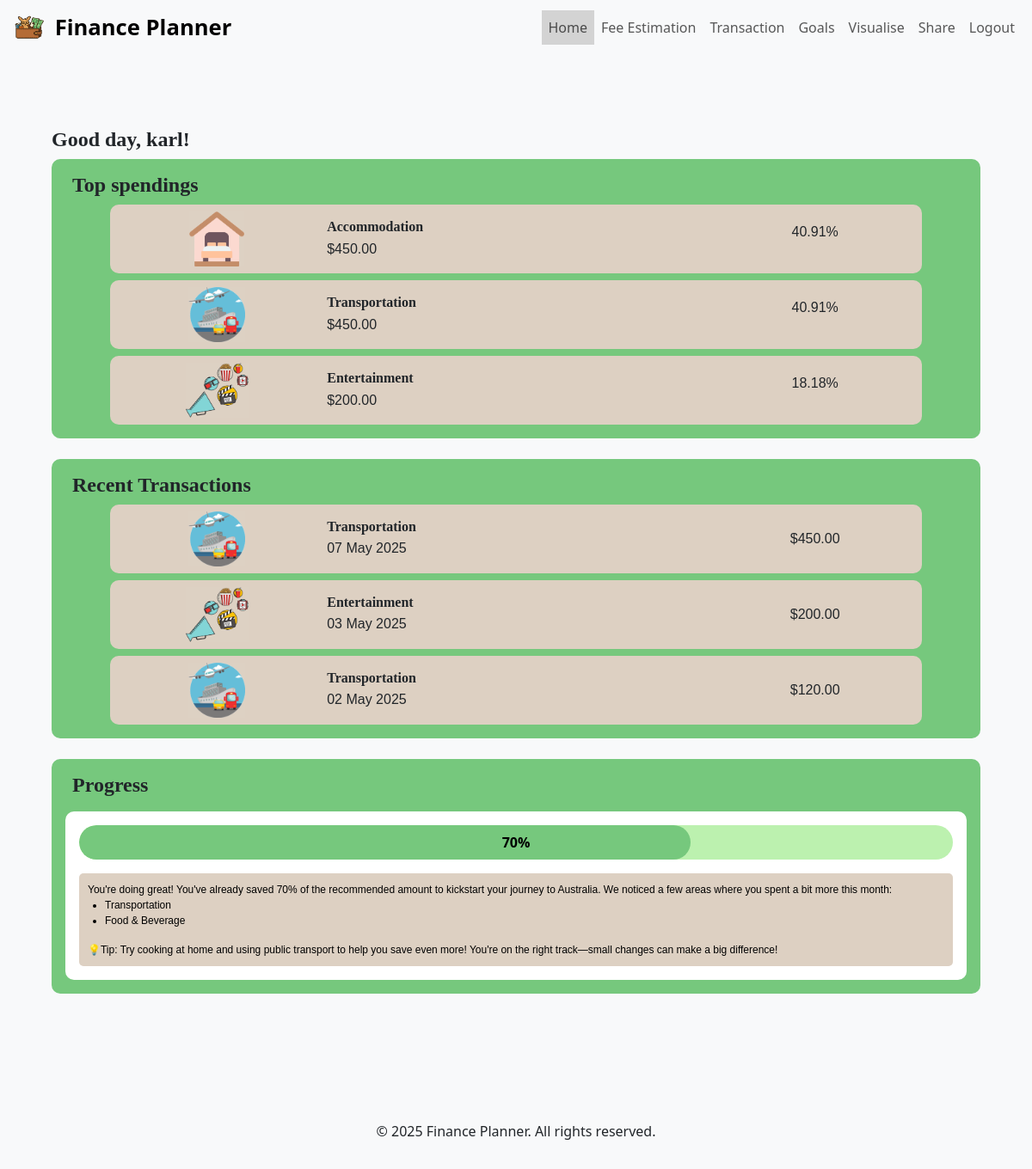
Page / (signed in) on the earlier database version.
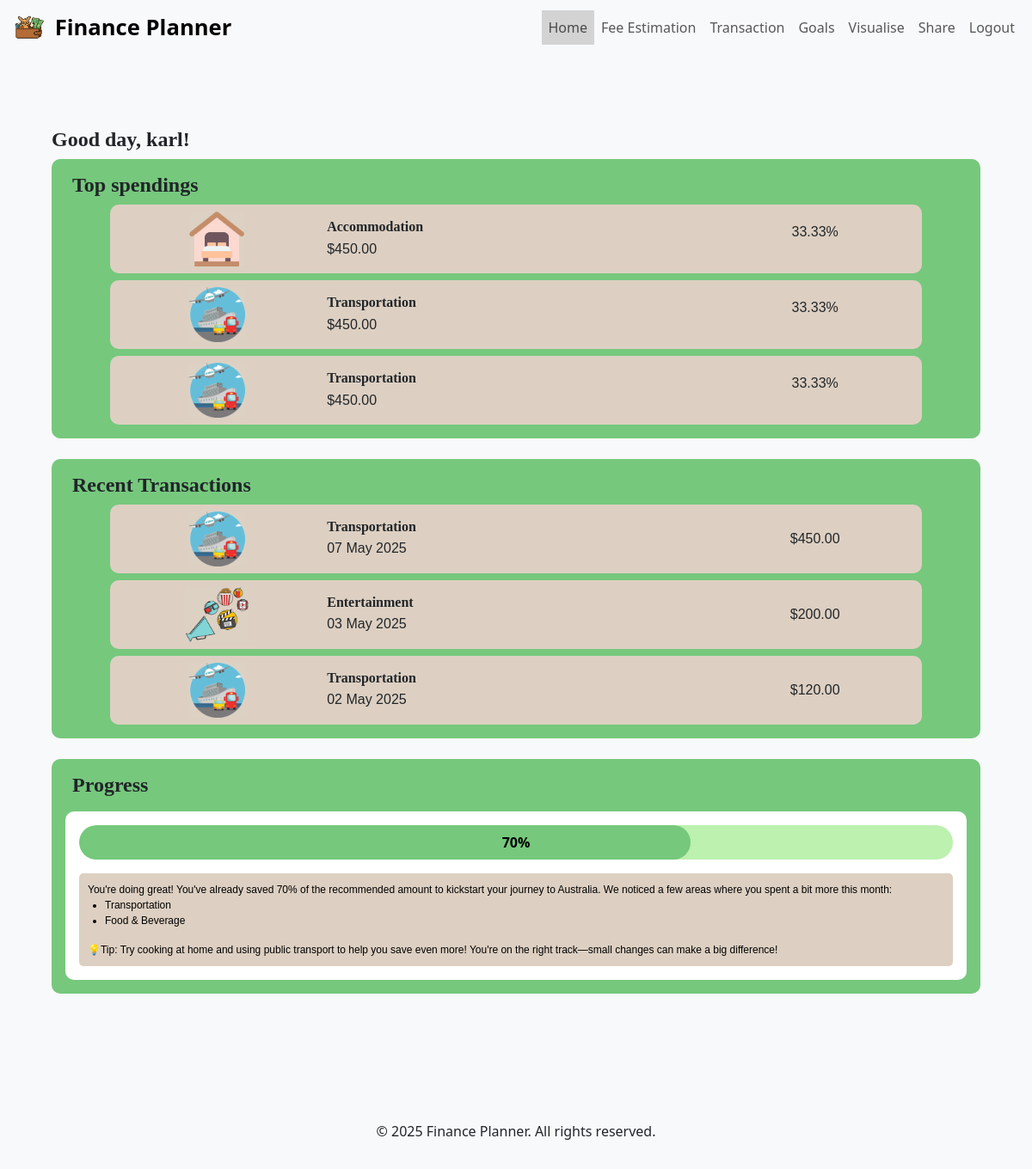
Same page on the later database version.
### app/models/user.py (models this page shows, shortened)
class User(db.Model, UserMixin):
    __tablename__ = "users"
    id = db.Column(db.Integer, primary_key=True)
    username = db.Column(db.String(80), unique=True, nullable=False)
    email = db.Column(db.String(120), unique=True, nullable=False)
    password = db.Column(db.String(120), nullable=False)
    gender = db.Column(db.String(10), nullable=True)
    role = db.Column(db.String(20), default="user")
    spendings = db.relationship("Spending", backref="user", lazy=True)
    goals = db.relationship("Goal", backref="user", lazy=True)
    posts = db.relationship("Post", backref="author", lazy=True)

### app/models/spending.py (models this page shows, shortened)
class Spending(db.Model):
    __tablename__ = "spendings"
    id = db.Column(db.Integer, primary_key=True)
    user_id = db.Column(db.Integer, db.ForeignKey("users.id"), nullable=False)
    amount = db.Column(db.Float, nullable=False)
    date = db.Column(db.DateTime, nullable=False)
    description = db.Column(db.String(200))
    category_id = db.Column(db.Integer, db.ForeignKey("categories.id"), nullable=False)
    @staticmethod
    def get_3_largest_spendings(user_id, limit=3):
        spendings = (
            Spending.query.filter_by(user_id=user_id)
            .order_by(Spending.amount.desc())
            .limit(limit)
            .all()
        )
        return spendings  # Always return a list
    @staticmethod
    def get_3_most_recent_transactions(user_id, limit=3):
        transactions = (
            Spending.query.filter_by(user_id=user_id)
            .order_by(Spending.date.desc())
            .limit(limit)
            .all()
        )
        return transactions  # Always return a list

### app/models/categories.py (models this page shows, shortened)
class Category(db.Model):
    __tablename__ = "categories"
    id = db.Column(db.Integer, primary_key=True)
    category = db.Column(db.String(50), nullable=False, unique=False)
    budget = db.Column(db.Float, nullable=False)
    lifestyle = db.Column(db.String(20), nullable=False)
    icon = db.Column(db.String(100), nullable=True)  # Optional image URL
    spendings = db.relationship("Spending", backref="category", lazy=True)

### app/routes/main.py (the view)
@bp.route("/")
def index():
    top_spendings = []
    recent_transactions = []
    username = None
    total = 0  # Initialize total to ensure it's always defined
    if current_user.is_authenticated:
        username = current_user.username
        top_spendings = Spending.get_3_largest_spendings(current_user.id)
        recent_transactions = Spending.get_3_most_recent_transactions(current_user.id)
        total = sum(spend.amount for spend in top_spendings)
    return render_template(
        "index.html",
        username=username,
        top_spendings=top_spendings,
        recent_transactions=recent_transactions,
        total=total
    )

### app/templates/index.html (shortened to what this page needs)
{% extends "base.html" %}
{% block content %}
    <section>
        {% if current_user.is_authenticated %}
        <h1 class="header_font">
            <strong> Good day, {{username}}!  </strong>
        </h1>
        {% endif %}
    </section>
    <section>
        {% if current_user.is_authenticated %}
        <div class="container-fluid mb-4" style="background-color: #76c87d; border-radius: 10px; padding: 1rem;">
            <h2 class="header_font ms-2">
                <strong>Top spendings</strong>
            </h2>
            {% if top_spendings %}
                {% for spend in top_spendings %}
                <div class="row justify-content-center align-items-center mx-auto mt-2"
                    style="background-color: #ddd0c2; width: 90%; border-radius: 10px; padding: 0.5rem;">
                    <div class="col-3 d-flex align-items-center justify-content-center" style="padding: 0;">
                        <img
                            src="{{ url_for('static', filename='image/icon/' + spend.category.icon) }}"
                            alt="{{ spend.category.category }}"
                            style="max-height: 4rem;"
                        >
                    </div>
                    <div class="col-6 d-flex flex-column justify-content-center">
                        <h3 class="header_font mb-1 fs-6 smaller_font">
                            <strong>{{ spend.category.category }}</strong>
                        </h3>
                        <p class="text_font mb-0 fs-6 smaller_font">
                            ${{ '%.2f'|format(spend.amount) }}
                        </p>
                    </div>
                    <div class="col-3 d-flex align-items-center justify-content-center text_font fs-6 smaller_font">
                        {% if total and total > 0 %}
                            <p>{{ '%.2f'|format((spend.amount / total) * 100) }}%</p>
                        {% else %}
                            <p>N/A</p>
                        {% endif %}
                    </div>
                </div>
                {% endfor %}
            {% else %}
                <p class="text-center text_font mt-3 fs-5">No spendings available to display.</p>
            {% endif %}
        </div>
        {% endif %}
    </section>
    <section>
        {% if current_user.is_authenticated %}
        <div class="container-fluid mb-4" style="background-color: #76c87d; border-radius: 10px; padding: 1rem;">
            <h2 class="header_font ms-2">
                <strong>Recent Transactions</strong>
            </h2>
            {% if recent_transactions and recent_transactions|length > 0 %}
                {% for transaction in recent_transactions %}
                <div class="row justify-content-center align-items-center mx-auto mt-2"
                     style="background-color: #ddd0c2; width: 90%; border-radius: 10px; padding: 0.5rem;">
                    <div class="col-3 d-flex align-items-center justify-content-center" style="padding: 0;">
                        <img
                            src="{{ url_for('static', filename='image/icon/' + transaction.category.icon) }}"
                            alt="{{ transaction.category.category }}"
                            style="max-height: 4rem;"
                        >
                    </div>
                    <div class="col-6 d-flex flex-column justify-content-center">
                        <h3 class="header_font mb-1 fs-6 smaller_font">
                            <strong>{{ transaction.category.category }}</strong>
                        </h3>
                        <p class="text_font mb-0 fs-6 smaller_font">
                            {{ transaction.date.strftime('%d %B %Y') }}
                        </p>
                    </div>
                    <div class="col-3 d-flex align-items-center justify-content-center text_font fs-6 smaller_font">
                        ${{ '%.2f'|format(transaction.amount) }}
                    </div>
                </div>
                {% endfor %}
            {% else %}
                <p class="text-center text_font mt-3 fs-5">No recent transactions available.</p>
            {% endif %}
        </div>
        {% endif %}
    </section>
    <section>
        {% if current_user.is_authenticated %}
        <div class="container-fluid mb-4" style="background-color: #76c87d; border-radius: 10px; padding: 1rem;">
            <h2 class="header_font ms-2">
                <strong>Progress</strong>
            </h2>
            <div class="container mx-auto mt-3" style="background-color: white; border-radius: 10px; padding: 1rem;">
                <div class="custom-progress mb-3">
                    <div class="custom-progress-fill" style="width: 70%;"></div>
                    <span class="custom-progress-text">70%</span>
                </div>
                <div class="text_font" style="text-align: justify; color: black; background-color: #ddd0c2; border-radius: 5px;padding: 10px;">
                    You're doing great! You've already saved <span>70%</span>  of the recommended amount to kickstart your journey to Australia.
                    We noticed a few areas where you spent a bit more this month:
                    <ul style="list-style-type: disc; padding-left: 20px;">
                        <li>Transportation</li>
                        <li>Food & Beverage</li>
                    </ul>
                    💡Tip: Try cooking at home and using public transport to help you save even more!
                    You're on the right track—small changes can make a big difference!
                </div>
            </div>
        </div>
        {% endif %}
    </section>
{% endblock %}

### app/templates/base.html (shortened to what this page needs)
<!DOCTYPE html>
<html lang="en">
<head>
    <link href="https://cdn.jsdelivr.net/npm/bootstrap@5.3.0/dist/css/bootstrap.min.css" rel="stylesheet">
    <link rel="stylesheet" href="{{ url_for('static', filename='css/style.css') }}">
    {% set scripts = ['js/behaviour.js', 'js/share.js', 'js/upload.js', 'js/visualise.js'] %}
</head>
<body>
    <nav class="navbar navbar-expand-lg navbar-light bg-light" style="margin-bottom: 0px;">
        <div class="container-fluid">
            <a class="navbar-brand" href="{{ url_for('main.index') }}" style="font-size: 1.6rem;">
                <img src="{{ url_for('static', filename='image/logo.png') }}" alt="logo" width="45" height="36" class="d-inline-block align-text-top">
                Finance Planner
            </a>
            <div class="navbar-collapse collapse" id="navbarNav">
                <ul class="navbar-nav ms-auto">
                    <li class="nav-item {% if request.endpoint=='main.index' %}myActive{% endif %}"><a class="nav-link" href="{{ url_for('main.index') }}">Home</a></li>
                    <li class="nav-item {% if request.endpoint=='est.estimation' %}myActive{% endif %}"><a class="nav-link" href="{{ url_for('est.estimation') }}">Fee Estimation</a></li>
                    <li class="nav-item {% if request.endpoint=='trans.transaction' %}myActive{% endif %}"><a class="nav-link" href="{{ url_for('trans.transaction') }}">Transaction</a></li>
                    {% if current_user.is_authenticated %}
                        <li class="nav-item {% if request.endpoint == 'goals.goals' %}myActive{% endif %}"><a class="nav-link" href="{{ url_for('goals.goals') }}">Goals</a></li>
                        <li class="nav-item {% if request.endpoint == 'visualise.visualise' %}myActive{% endif %}"><a class="nav-link" href="{{ url_for('visualise.visualise') }}">Visualise</a></li>
                        <li class="nav-item {% if request.endpoint == 'share.share' %}myActive{% endif %}"><a class="nav-link" href="{{ url_for('share.share') }}">Share</a></li>
                        <li class="nav-item {% if request.endpoint == 'auth.logout' %}myActive{% endif %}"><a class="nav-link" href="{{ url_for('auth.logout') }}">Logout</a></li>
                    {% else %}
                        <li class="nav-item skip"><a class="nav-link" href="{{ url_for('auth.login') }}">Login</a></li>
                        <li class="nav-item skip"><a class="nav-link" href="{{ url_for('auth.register') }}">Register</a></li>
                    {% endif %}
                </ul>
            </div>
        </div>
    </nav>
    <div class="container-fluid mt-4" style=" width: 100%; padding: 5%;">
        {% block content %}{% endblock %}
    </div>
    <footer class="bg-light text-center py-3 mt-5">
        <p>© 2025 Finance Planner. All rights reserved.</p>
    </footer>
</body>
</html>

### app/static/css/style.css (style rules this page uses)
.header_font { font-family: Georgia, 'Times New Roman', Times, serif; font-size: 1.5rem; }
.text_font { font-family: Verdana, Geneva, Tahoma, sans-serif; font-size: 0.75rem; }
body { background-color: #f8f9fa; }
.navbar-brand { font-weight: bold; }
.myActive { background-color: #d3d3d3 !important; padding:0rem; margin-top:0rem; }
footer { position: relative; bottom: 0; width: 100%; }
.custom-progress { position: relative; background-color: #bcf1af; border-radius: 20px; height: 2.5rem; width: 100%; overflow: hidden; }
.custom-progress-fill { background-color: #76c87d; height: 100%; border-radius: 20px; transition: width 0.4s ease; }
.custom-progress-text { position: absolute; top: 50%; left: 50%; transform: translate(-50%, -50%); font-weight: bold; color: black; z-index: 1; font-size: 1rem; }

Differences in the rows shown:
no longer on one of the page's lists (row unchanged): Spending: category.category "Entertainment", amount "200.00", (spend.amount/total)*100 "18.18"
computed for Spending "Accommodation": (spend.amount/total)*100 "40.91" → "33.33"
computed for Spending "07 May 2025": (spend.amount/total)*100 "40.91" → "33.33"
added Spending: icon (picture), category.category "Transportation", amount "450.00", (spend.amount/total)*100 "33.33", shown under "Top spendings"
